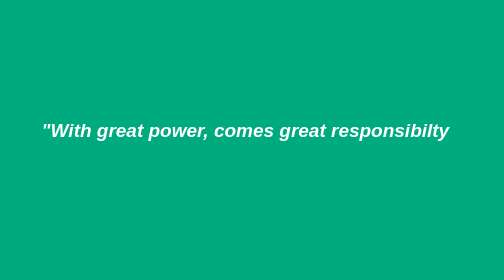
<?xml version="1.0" encoding="UTF-8"?>
<ui version="4.0">
 <class>MainWindow</class>
 <widget class="QMainWindow" name="MainWindow">
  <property name="geometry">
   <rect>
    <x>0</x>
    <y>0</y>
    <width>504</width>
    <height>280</height>
   </rect>
  </property>
  <property name="windowTitle">
   <string>MainWindow</string>
  </property>
  <widget class="QWidget" name="centralwidget">
   <widget class="QLabel" name="label">
    <property name="geometry">
     <rect>
      <x>0</x>
      <y>0</y>
      <width>801</width>
      <height>601</height>
     </rect>
    </property>
    <property name="styleSheet">
     <string notr="true">background-color: rgb(0, 170, 127);</string>
    </property>
    <property name="text">
     <string/>
    </property>
   </widget>
   <widget class="QLabel" name="label_2">
    <property name="geometry">
     <rect>
      <x>10</x>
      <y>60</y>
      <width>471</width>
      <height>141</height>
     </rect>
    </property>
    <property name="text">
     <string>&lt;html&gt;&lt;head/&gt;&lt;body&gt;&lt;p&gt;&lt;span style=&quot; font-size:14pt; font-weight:600; font-style:italic; color:#ffffff;&quot;&gt;&amp;quot;With great power, comes great responsibilty&lt;/span&gt;&lt;/p&gt;&lt;/body&gt;&lt;/html&gt;</string>
    </property>
    <property name="alignment">
     <set>Qt::AlignCenter</set>
    </property>
   </widget>
  </widget>
 </widget>
 <resources/>
 <connections/>
</ui>
